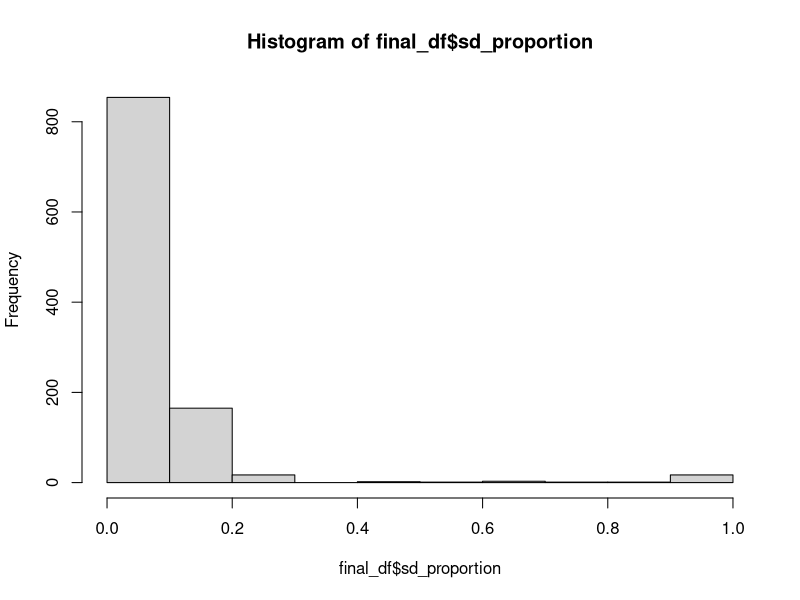
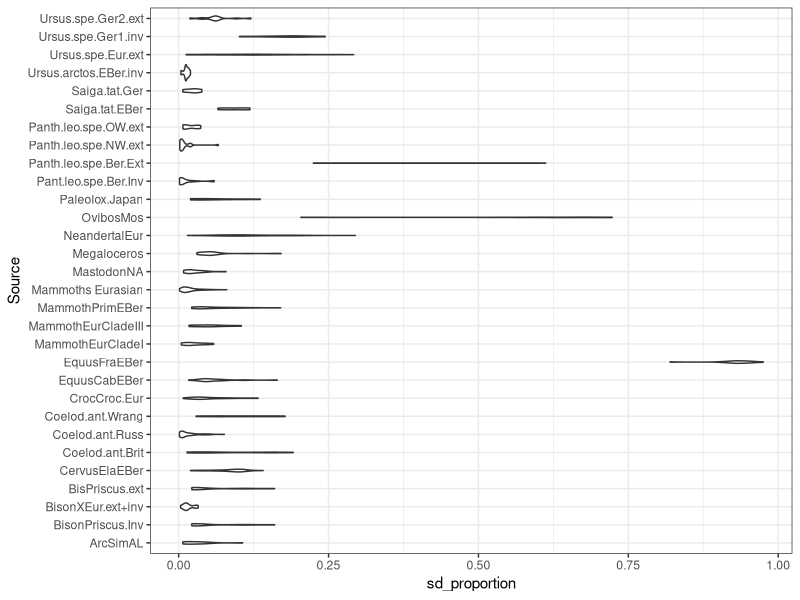
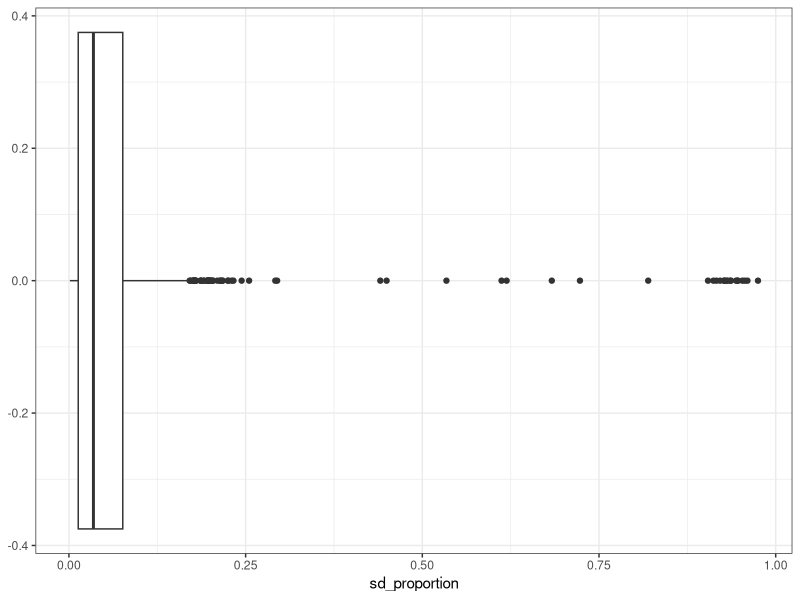

The R script that drew these images, in order:
## ---- chunk 1
knitr::opts_chunk$set(echo = TRUE)

## ---- chunk 2
library(readxl)
library(tidyverse)

# Define a list of named vectors where each vector contains the sheet name and cell range
sheet_data <- list(
  "ArcSimAL" = "M4:N18",
  "BisPriscus.ext" = "M4:N14",
  "BisonPriscus.Inv" = "M4:N14", # TODO Double check if this should be included (i believe this is invasion not extinction)
  "BisonXEur.ext+inv" = "M12:N23", # TODO Double check if this should be included (i believe this is invasion not extinction)
  "CervusElaEBer" = "M4:N58",
  "Coelod.ant.Brit" = "M4:N28",
  "Coelod.ant.Russ" = "M4:N196",
  "Coelod.ant.Wrang" = "M4:N10",
  "CrocCroc.Eur" = "M4:N80",
  "EquusCabEBer" = "M4:N26", # TODO There is one more row (Row 27) that is highlighted in yellow and not included here.
  "EquusFraEBer" = "M5:N22", # TODO There is one more row (Row 4) that is highlighted in yellow and not included here.
  "MammothEurCladeI" = "M4:N11",
  "MammothEurCladeIII" = "M4:N20",
  "MammothPrimEBer" = "M4:N35",
  # Mammoths NA Fig 2 # This is to do with a figure.
  "Mammoths Eurasian" = "M4:N204",
  "MastodonNA" = "K4:L23",
  "Megaloceros" = "M4:N47",
  "NeandertalEur" = "M4:N146",
  "OvibosMos" = "M4:N7",
  "Paleolox.Japan" = "M4:N12",
  "Panth.leo.spe.Ber.Ext" = "M5:N11", # TODO There is one more row (Row 4) that is highlighted in yellow and not included here.
  "Pant.leo.spe.Ber.Inv" = "M4:N21", # TODO Double check if this should be included (i believe this is invasion not extinction)
  "Panth.leo.spe.NW.ext" = "M4:N23", # TODO There is one more row (Row 24) that is highlighted in yellow and not included here.
  "Panth.leo.spe.OW.ext" = "M4:N18",
  "Saiga.tat.EBer" = "M4:N9", # TODO There is one more row (Row 10) that is highlighted in yellow.
  "Saiga.tat.Ger" = "M4:N8", # TODO There is one more row (Row 10) that is highlighted in yellow.
  "Ursus.spe.Ger2.ext" = "M5:N16", # TODO There is one more row (Row 4) that is highlighted in yellow and not included here.
  "Ursus.spe.Ger1.inv" = "M4:N10", # TODO Double check if this should be included (i believe this is invasion not extinction)
  "Ursus.spe.Eur.ext" = "M4:N32",
  "Ursus.arctos.EBer.inv" = "M4:N20"
)

# Initialize an empty list to store dataframes
dfs <- list()

# Loop through each sheet and read data into dataframes
for (sheet_name in names(sheet_data)) {
  range <- sheet_data[[sheet_name]]
  
  df <- read_excel(path='fossildata.xlsx', sheet = sheet_name, range = range, col_names = c('age', 'sd'))
  df$source <- sheet_name
  
  # Calculate the number of records and store it as a column
  df$n <- nrow(df)
  
  # Calculate the age range (max age - min age) for each dataframe
  df$age_range <- max(df$age) - min(df$age)
  
  # Add a new column for sd as a proportion of the age range
  df$sd_proportion <- df$sd / df$age_range
  
  # Store the dataframe in the list
  dfs[[sheet_name]] <- df
}

# Combine all dataframes into one
final_df <- bind_rows(dfs)

# Reset row names
rownames(final_df) <- NULL

# View the final dataframe
print(final_df)
## ---- chunk 3
summary(final_df)
## ---- chunk 4
final_df %>%
  group_by(source) %>%
  summarise(
    AverageMsmtErrorSD = mean(sd),
    AverageMsmtErrorSDProp = mean(sd_proportion),
    IntervalLength = max(age) - min(age),
    SampleSize = n()
  )
## ---- chunk 5
hist(final_df$sd_proportion)
## ---- chunk 6
final_df %>%
  ggplot(aes(x = source, y = sd_proportion)) +
  geom_violin() +
  labs(x = "Source", y = "sd_proportion") +
  theme_bw() +
  coord_flip()
## ---- chunk 7
final_df %>%
  ggplot(aes(y = sd_proportion)) +
  geom_boxplot() +
  theme_bw() +
  coord_flip()
